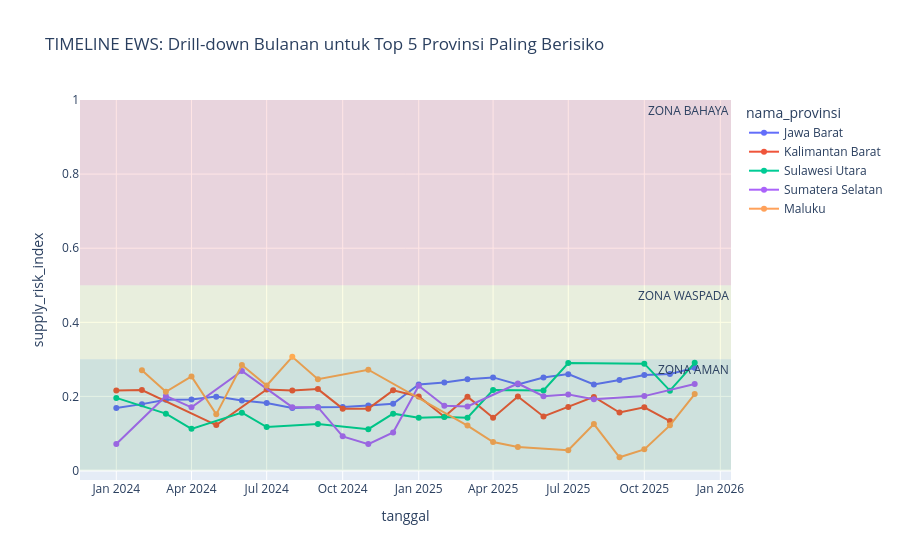

The notebook cell this image was saved under:
### Code cell
# ==============================================================================
# ANALISIS 1: EARLY WARNING SYSTEM (Menerapkan ROLL-UP & DRILL-DOWN)
# ==============================================================================
print("\n--- 1. EARLY WARNING SYSTEM ---")

# [ROLL-UP]: Mengagregasi data bulanan ke tingkat Provinsi (All Time) untuk mencari Top 5 Berisiko
risk_by_prov = cube.groupby('nama_provinsi')['supply_risk_index'].mean().nlargest(5).index

# [DRILL-DOWN]: Membedah Top 5 Provinsi kembali ke tingkat bulanan untuk melihat Timeline
risk_timeline = cube[cube['nama_provinsi'].isin(risk_by_prov)]
risk_timeline = risk_timeline.groupby(['tanggal', 'nama_provinsi'])['supply_risk_index'].mean().reset_index()

fig1 = px.line(
    risk_timeline, x='tanggal', y='supply_risk_index', color='nama_provinsi',
    title='TIMELINE EWS: Drill-down Bulanan untuk Top 5 Provinsi Paling Berisiko',
    markers=True
)
fig1.add_hrect(y0=0, y1=0.3, fillcolor="green", opacity=0.1, line_width=0, annotation_text="ZONA AMAN")
fig1.add_hrect(y0=0.3, y1=0.5, fillcolor="yellow", opacity=0.1, line_width=0, annotation_text="ZONA WASPADA")
fig1.add_hrect(y0=0.5, y1=1.0, fillcolor="red", opacity=0.1, line_width=0, annotation_text="ZONA BAHAYA")

fig1.show()

### Figure 1 — Plotly figure (JSON) as saved in the notebook; plotly's stock layout.template omitted (floating-point values rounded to 4 significant figures)
{"data": [{"hovertemplate": "nama_provinsi=Jawa Barat<br>tanggal=%{x}<br>supply_risk_index=%{y}<extra></extra>", "legendgroup": "Jawa Barat", "line": {"color": "#636efa", "dash": "solid"}, "marker": {"symbol": "circle"}, "mode": "lines+markers", "name": "Jawa Barat", "orientation": "v", "showlegend": true, "type": "scatter", "x": ["2024-01-01T00:00:00.000000000", "2024-02-01T00:00:00.000000000", "2024-03-01T00:00:00.000000000", "2024-04-01T00:00:00.000000000", "2024-05-01T00:00:00.000000000", "2024-06-01T00:00:00.000000000", "2024-07-01T00:00:00.000000000", "2024-08-01T00:00:00.000000000", "2024-09-01T00:00:00.000000000", "2024-10-01T00:00:00.000000000", "2024-11-01T00:00:00.000000000", "2024-12-01T00:00:00.000000000", "2025-01-01T00:00:00.000000000", "2025-02-01T00:00:00.000000000", "2025-03-01T00:00:00.000000000", "2025-04-01T00:00:00.000000000", "2025-05-01T00:00:00.000000000", "2025-06-01T00:00:00.000000000", "2025-07-01T00:00:00.000000000", "2025-08-01T00:00:00.000000000", "2025-09-01T00:00:00.000000000", "2025-10-01T00:00:00.000000000", "2025-11-01T00:00:00.000000000", "2025-12-01T00:00:00.000000000"], "xaxis": "x", "y": [0.1686, 0.1791, 0.1911, 0.1914, 0.1994, 0.1892, 0.1824, 0.1689, 0.1704, 0.1712, 0.1753, 0.1801, 0.232, 0.2376, 0.2464, 0.2513, 0.2325, 0.2509, 0.2601, 0.2323, 0.244, 0.2576, 0.2604, 0.277], "yaxis": "y"}, {"hovertemplate": "nama_provinsi=Kalimantan Barat<br>tanggal=%{x}<br>supply_risk_index=%{y}<extra></extra>", "legendgroup": "Kalimantan Barat", "line": {"color": "#EF553B", "dash": "solid"}, "marker": {"symbol": "circle"}, "mode": "lines+markers", "name": "Kalimantan Barat", "orientation": "v", "showlegend": true, "type": "scatter", "x": ["2024-01-01T00:00:00.000000000", "2024-02-01T00:00:00.000000000", "2024-05-01T00:00:00.000000000", "2024-07-01T00:00:00.000000000", "2024-08-01T00:00:00.000000000", "2024-09-01T00:00:00.000000000", "2024-10-01T00:00:00.000000000", "2024-11-01T00:00:00.000000000", "2024-12-01T00:00:00.000000000", "2025-01-01T00:00:00.000000000", "2025-02-01T00:00:00.000000000", "2025-03-01T00:00:00.000000000", "2025-04-01T00:00:00.000000000", "2025-05-01T00:00:00.000000000", "2025-06-01T00:00:00.000000000", "2025-07-01T00:00:00.000000000", "2025-08-01T00:00:00.000000000", "2025-09-01T00:00:00.000000000", "2025-10-01T00:00:00.000000000", "2025-11-01T00:00:00.000000000"], "xaxis": "x", "y": [0.2157, 0.2172, 0.1225, 0.2189, 0.2157, 0.2197, 0.167, 0.167, 0.2163, 0.1997, 0.145, 0.1993, 0.1422, 0.1995, 0.1458, 0.1711, 0.1985, 0.1565, 0.1704, 0.1333], "yaxis": "y"}, {"hovertemplate": "nama_provinsi=Sulawesi Utara<br>tanggal=%{x}<br>supply_risk_index=%{y}<extra></extra>", "legendgroup": "Sulawesi Utara", "line": {"color": "#00cc96", "dash": "solid"}, "marker": {"symbol": "circle"}, "mode": "lines+markers", "name": "Sulawesi Utara", "orientation": "v", "showlegend": true, "type": "scatter", "x": ["2024-01-01T00:00:00.000000000", "2024-03-01T00:00:00.000000000", "2024-04-01T00:00:00.000000000", "2024-06-01T00:00:00.000000000", "2024-07-01T00:00:00.000000000", "2024-09-01T00:00:00.000000000", "2024-11-01T00:00:00.000000000", "2024-12-01T00:00:00.000000000", "2025-01-01T00:00:00.000000000", "2025-02-01T00:00:00.000000000", "2025-03-01T00:00:00.000000000", "2025-04-01T00:00:00.000000000", "2025-06-01T00:00:00.000000000", "2025-07-01T00:00:00.000000000", "2025-10-01T00:00:00.000000000", "2025-11-01T00:00:00.000000000", "2025-12-01T00:00:00.000000000"], "xaxis": "x", "y": [0.1959, 0.1535, 0.1124, 0.1561, 0.1172, 0.1253, 0.1116, 0.1534, 0.1427, 0.1444, 0.1427, 0.2173, 0.2162, 0.2901, 0.2884, 0.2156, 0.2905], "yaxis": "y"}, {"hovertemplate": "nama_provinsi=Sumatera Selatan<br>tanggal=%{x}<br>supply_risk_index=%{y}<extra></extra>", "legendgroup": "Sumatera Selatan", "line": {"color": "#ab63fa", "dash": "solid"}, "marker": {"symbol": "circle"}, "mode": "lines+markers", "name": "Sumatera Selatan", "orientation": "v", "showlegend": true, "type": "scatter", "x": ["2024-01-01T00:00:00.000000000", "2024-03-01T00:00:00.000000000", "2024-04-01T00:00:00.000000000", "2024-06-01T00:00:00.000000000", "2024-08-01T00:00:00.000000000", "2024-09-01T00:00:00.000000000", "2024-10-01T00:00:00.000000000", "2024-11-01T00:00:00.000000000", "2024-12-01T00:00:00.000000000", "2025-01-01T00:00:00.000000000", "2025-02-01T00:00:00.000000000", "2025-03-01T00:00:00.000000000", "2025-05-01T00:00:00.000000000", "2025-06-01T00:00:00.000000000", "2025-07-01T00:00:00.000000000", "2025-08-01T00:00:00.000000000", "2025-10-01T00:00:00.000000000", "2025-12-01T00:00:00.000000000"], "xaxis": "x", "y": [0.07125, 0.2013, 0.1705, 0.2688, 0.171, 0.1709, 0.09215, 0.07125, 0.1025, 0.2286, 0.1749, 0.1727, 0.2349, 0.2007, 0.2053, 0.1924, 0.2008, 0.2336], "yaxis": "y"}, {"hovertemplate": "nama_provinsi=Maluku<br>tanggal=%{x}<br>supply_risk_index=%{y}<extra></extra>", "legendgroup": "Maluku", "line": {"color": "#FFA15A", "dash": "solid"}, "marker": {"symbol": "circle"}, "mode": "lines+markers", "name": "Maluku", "orientation": "v", "showlegend": true, "type": "scatter", "x": ["2024-02-01T00:00:00.000000000", "2024-03-01T00:00:00.000000000", "2024-04-01T00:00:00.000000000", "2024-05-01T00:00:00.000000000", "2024-06-01T00:00:00.000000000", "2024-07-01T00:00:00.000000000", "2024-08-01T00:00:00.000000000", "2024-09-01T00:00:00.000000000", "2024-11-01T00:00:00.000000000", "2025-03-01T00:00:00.000000000", "2025-04-01T00:00:00.000000000", "2025-05-01T00:00:00.000000000", "2025-07-01T00:00:00.000000000", "2025-08-01T00:00:00.000000000", "2025-09-01T00:00:00.000000000", "2025-10-01T00:00:00.000000000", "2025-11-01T00:00:00.000000000", "2025-12-01T00:00:00.000000000"], "xaxis": "x", "y": [0.2704, 0.2124, 0.2539, 0.1515, 0.2847, 0.2293, 0.3069, 0.2465, 0.2719, 0.1213, 0.07679, 0.06326, 0.05478, 0.1253, 0.03574, 0.05702, 0.1218, 0.2064], "yaxis": "y"}], "layout": {"annotations": [{"showarrow": false, "text": "ZONA AMAN", "x": 1, "xanchor": "right", "xref": "x domain", "y": 0.3, "yanchor": "top", "yref": "y"}, {"showarrow": false, "text": "ZONA WASPADA", "x": 1, "xanchor": "right", "xref": "x domain", "y": 0.5, "yanchor": "top", "yref": "y"}, {"showarrow": false, "text": "ZONA BAHAYA", "x": 1, "xanchor": "right", "xref": "x domain", "y": 1, "yanchor": "top", "yref": "y"}], "legend": {"title": {"text": "nama_provinsi"}, "tracegroupgap": 0}, "shapes": [{"fillcolor": "green", "line": {"width": 0}, "opacity": 0.1, "type": "rect", "x0": 0, "x1": 1, "xref": "x domain", "y0": 0, "y1": 0.3, "yref": "y"}, {"fillcolor": "yellow", "line": {"width": 0}, "opacity": 0.1, "type": "rect", "x0": 0, "x1": 1, "xref": "x domain", "y0": 0.3, "y1": 0.5, "yref": "y"}, {"fillcolor": "red", "line": {"width": 0}, "opacity": 0.1, "type": "rect", "x0": 0, "x1": 1, "xref": "x domain", "y0": 0.5, "y1": 1, "yref": "y"}], "title": {"text": "TIMELINE EWS: Drill-down Bulanan untuk Top 5 Provinsi Paling Berisiko"}, "xaxis": {"anchor": "y", "domain": [0, 1], "title": {"text": "tanggal"}}, "yaxis": {"anchor": "x", "domain": [0, 1], "title": {"text": "supply_risk_index"}}}}
